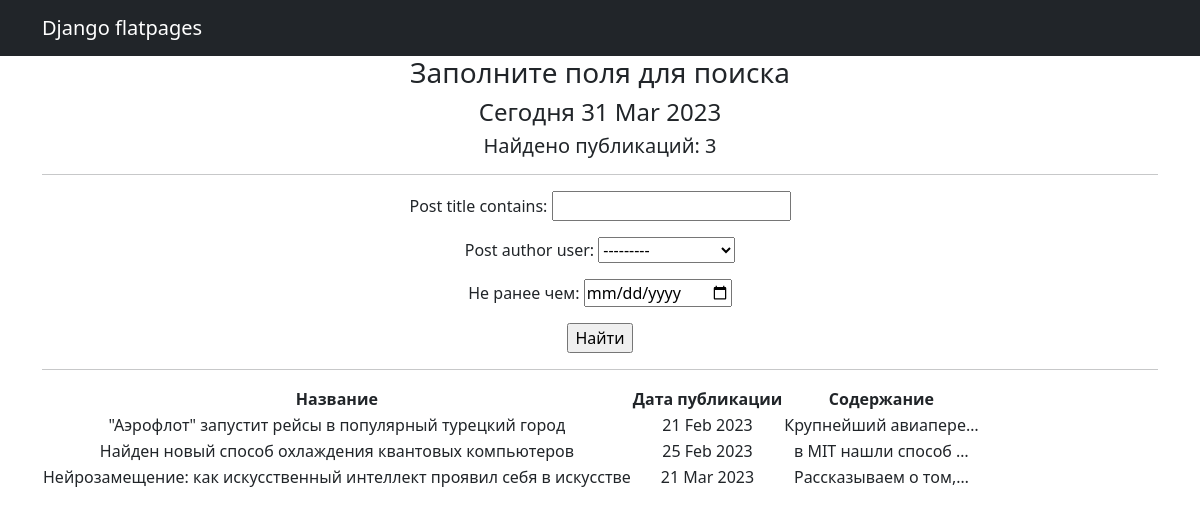
The app's page /news/search/ with its own data.
### NewsPortal/models.py (models this page shows, shortened)
class Post(models.Model):
    post_author = models.ForeignKey(Author, on_delete=models.CASCADE)
    post_type = models.CharField(choices=POST_TYPES, max_length=2)
    post_time = models.DateTimeField(auto_now_add=True)
    post_categories = models.ManyToManyField(Category, through='PostCategory')
    post_title = models.CharField(max_length=255)
    post_text = models.TextField()
    post_rating = models.IntegerField(default=0)

### NewsPortal/views.py (the view)
# urls.py: path('search/', SearchList.as_view(), name='post_search'),
class SearchList(ListView):
    model = Post
    template_name = 'search_page.html'
    context_object_name = 'posts'
    def get_queryset(self):
        queryset = super().get_queryset()
        self.filterset = PostFilter(self.request.GET, queryset)
        return self.filterset.qs
    def get_context_data(self, **kwargs):
        context = super().get_context_data(**kwargs)
        context['filterset'] = self.filterset
        context['time_now'] = datetime.utcnow()
        return context

### NewsPortal/templatetags/censor.py (called while the page is built)
@register.filter()
def censor(text):
    if type(text) == str:
        censored_words = ["редиска", "валенок", "козёл", "козел"]
        for word in censored_words:
            text = text.replace(word, word[0]+'*' * (len(word)-1))
        return text
    else:
        print("TypeError")

### templates/search_page.html (shortened to what this page needs)
{% extends 'flatpages/default.html' %}
{% load censor %}
{% load custom_tags %}
{% block content %}
    <h3>Заполните поля для поиска</h3>
    <h4>Сегодня {{ time_now|date:'d M Y' }}</h4>
    <h5>Найдено публикаций: {{ posts|length }} </h5>
    <hr>
    <form action="" method="get">
        {{ filterset.form.as_p }}
        <input type="submit" value="Найти" />
    </form>
    <hr>
   {% if posts %}
        <table>
            <tr>
                <td><strong>Название</strong></td>
                <td><strong>Дата публикации</strong></td>
                <td><strong>Содержание</strong></td>
            </tr>
            {% for post in posts %}
            <tr>
                <td>{{ post.post_title|censor }}</td>
                <td>{{ post.post_time|date:'d M Y' }}</td>
                <td>{{ post.post_text|truncatechars:20|censor }}</td>
            </tr>
            {% endfor %}
        </table>
    {% else %}
        <h2>Нет новостей!</h2>
    {% endif %}
{% endblock content %}

### templates/flatpages/default.html (shortened to what this page needs)
<!DOCTYPE html>
<html lang="en">
    <head>
        {% load static %}
        <link href="{% static 'css/styles.css' %}" rel="stylesheet" />
    </head>
    <body>
<nav class="navbar navbar-expand-lg navbar-dark bg-dark static-top">
   <div class="container">
       <a class="navbar-brand" href="#">Django flatpages</a>
   </div>
</nav>
        <div class="container">
            <div class="row">
                 <div class="col-lg-12 text-center">
                    {% block content %}{% endblock content %}
                </div>
            </div>
        </div>
    </body>
</html>

### records on screen
Post: post_title|censor "\"Аэрофлот\" запустит рейсы в популярный турецкий город", post_time "21 Feb 2023", post_text|censor "Крупнейший авиапере…"
Post: post_title|censor "Найден новый способ охлаждения квантовых компьютеров", post_time "25 Feb 2023", post_text|censor "в MIT нашли способ …"
Post: post_title|censor "Нейрозамещение: как искусственный интеллект проявил себя в искусстве", post_time "21 Mar 2023", post_text|censor "Рассказываем о том,…"

### other values on screen
{{ time_now|date:'d M Y' }} "31 Mar 2023"
{{ posts|length }} "3"
